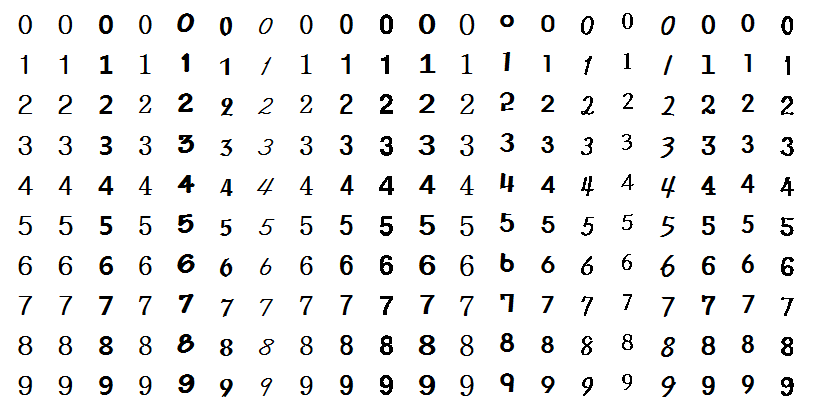
#> input picture Python/openCV/images/train_numbers.png, 813 x 411 px
$ jupyter execute --allow-errors KNN_number.ipynb
#> lines starting #> are read from the running program, lines starting #| are printed output that depends on the picture; after the words box and inside, x2 and y2 are one past the last pixel; in counts of white or black regions, pixels touching at a corner belong together
### Python/openCV/Common/knn.py
import numpy as np, cv2, pickle, gzip, os
from urllib.request import urlretrieve
import matplotlib.pyplot as plt

def find_value_position(img, direct):
    project = cv2.reduce(img, direct, cv2.REDUCE_AVG).ravel()
    p0, p1 = -1, -1                                                 # 초기값
    len = project.shape[0]                                   # 전체 길이
    for i in range(len):
        if p0 < 0 and project[i] < 250: p0 = i
        if p1 < 0 and project[len-i-1] < 250 : p1 = len-i-1
    return p0, p1

# 숫자 객체 셀 중심 배치
def place_middle(number, new_size):
    h, w = number.shape[:2]
    big = max(h, w)
    square = np.full((big, big), 255, np.float32)  # 실수 자료형

    dx, dy = np.subtract(big, (w,h))//2
    square[dy:dy + h, dx:dx + w] = number
    return cv2.resize(square, new_size).flatten()  # 크기변경 및 벡터변환 후 반환

def find_number(part):
    x0, x1 = find_value_position(part, 0)  # 수직 투영
    y0, y1 = find_value_position(part, 1)  # 수평 투영
    return part[y0:y1, x0:x1]

# [12 lines left out: function find_number2, not called in this run]

def get_cell(img, j, i, size):
    x, y = (j * size[0], i * size[1])  # 숫자칸 시작좌표
    return img[y:y + size[1], x:x + size[0]]

# [18 lines left out: functions load_mnist, graph_image, not called in this run]

### Python/openCV/KNN_number.ipynb
[cell 1]
import numpy as np , cv2
from Common.knn import find_number, place_middle, get_cell
import matplotlib.pyplot as plt

[cell 2]
size, K = (40, 40),  15                                 # 숫자 영상 크기
nclass, nsample = 10, 20                                # 그룹수, 그룹당 샘플수

[cell 3]
train_image = cv2.imread('images/train_numbers.png', cv2.IMREAD_GRAYSCALE)
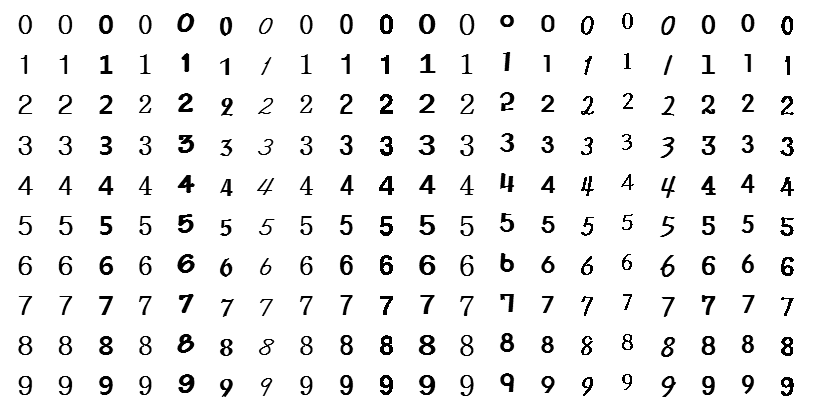
#> train_image: shape (411, 813); min 0, max 255, mean 238.9
if train_image is None: raise Exception("영상 파일 읽기 에러")
train_image = train_image[5:405, 6:806]
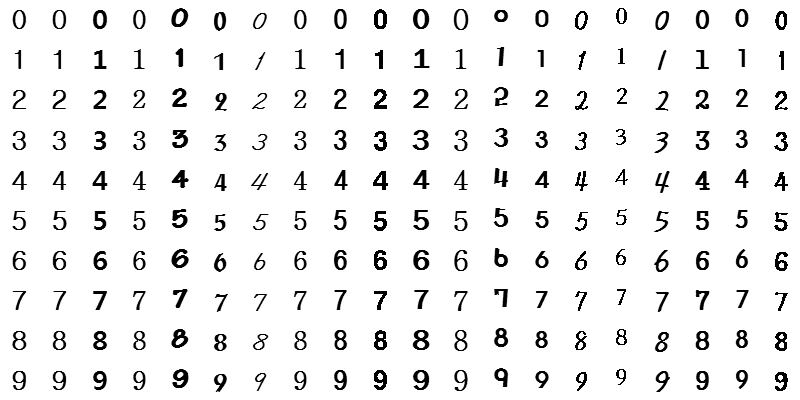
#> train_image: shape (400, 800); min 0, max 255, mean 238.2
cv2.threshold(train_image, 32, 255, cv2.THRESH_BINARY, train_image)
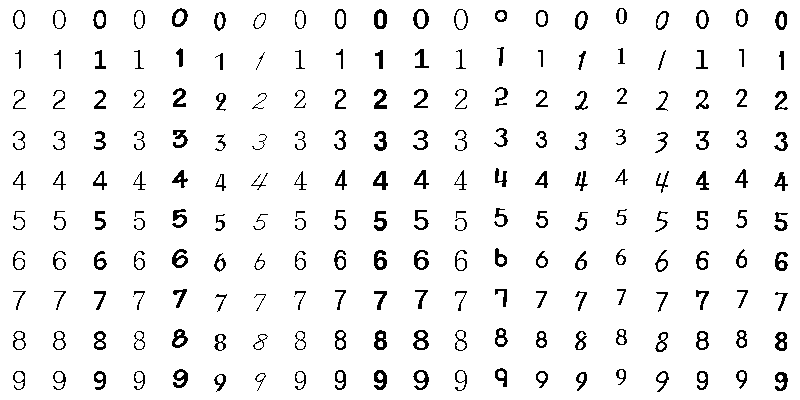
#> train_image: shape (400, 800); 94.4% white; black in thin lines or dots

[cell 4]
cells = [np.hsplit(row, nsample) for row in np.vsplit(train_image, nclass)]
#> cells = 10 items
nums = [find_number(c) for c in np.reshape(cells, (-1, 40, 40))]
#> in find_value_position, `project = cv2.reduce(img, direct, cv2.REDUCE_AVG).ravel()`: project = 40 values, max 255 at index 0, min 172 at index 14, mean 243.7
#> in find_value_position, `project = cv2.reduce(img, direct, cv2.REDUCE_AVG).ravel()`: img: shape (40, 40); 95.6% white; black in thin lines or dots, all inside (x1, y1, x2, y2) = (13, 10, 25, 29)
#> after the loop in find_value_position, `for i in range(len):`: p0 = 13; p1 = 24
#> in find_number, `x0, x1 = find_value_position(part, 0)`: x0 = 13; x1 = 24
#> in find_number, `y0, y1 = find_value_position(part, 1)`: y0 = 10; y1 = 28
#> in find_value_position (call 3), `project = cv2.reduce(img, direct, cv2.REDUCE_AVG).ravel()`: img: shape (40, 40); 95.6% white; black in thin lines or dots, all inside (x1, y1, x2, y2) = (13, 10, 26, 29)
#> in find_value_position (call 7), `project = cv2.reduce(img, direct, cv2.REDUCE_AVG).ravel()`: img: shape (40, 40); 95.9% white; black in thin lines or dots, all inside (x1, y1, x2, y2) = (14, 10, 25, 29)
#> in find_value_position (call 9), `project = cv2.reduce(img, direct, cv2.REDUCE_AVG).ravel()`: img: shape (40, 40); 91.1% white; 1 black region, box (x1, y1, x2, y2) and area: (12, 8, 28, 27) 143
#> in find_value_position (call 11), `project = cv2.reduce(img, direct, cv2.REDUCE_AVG).ravel()`: img: shape (40, 40); 93.4% white; black in thin lines or dots, all inside (x1, y1, x2, y2) = (14, 12, 26, 31)
#> in find_value_position (call 13), `project = cv2.reduce(img, direct, cv2.REDUCE_AVG).ravel()`: img: shape (40, 40); 96.9% white; black in thin lines or dots, all inside (x1, y1, x2, y2) = (13, 13, 26, 29)
#> in find_value_position (call 15), `project = cv2.reduce(img, direct, cv2.REDUCE_AVG).ravel()`: img: shape (40, 40); 95.9% white; black in thin lines or dots, all inside (x1, y1, x2, y2) = (15, 10, 26, 29)
#> in find_value_position (call 17), `project = cv2.reduce(img, direct, cv2.REDUCE_AVG).ravel()`: img: shape (40, 40); 94% white; black in thin lines or dots, all inside (x1, y1, x2, y2) = (15, 9, 26, 29)
#> in find_value_position (call 19), `project = cv2.reduce(img, direct, cv2.REDUCE_AVG).ravel()`: img: shape (40, 40); 90% white; 1 black region, box (x1, y1, x2, y2) and area: (14, 9, 27, 29) 160
#> in find_value_position (call 21), `project = cv2.reduce(img, direct, cv2.REDUCE_AVG).ravel()`: img: shape (40, 40); 91.3% white; 1 black region, box (x1, y1, x2, y2) and area: (13, 9, 29, 29) 139
#> in find_value_position (call 23), `project = cv2.reduce(img, direct, cv2.REDUCE_AVG).ravel()`: img: shape (40, 40); 94.9% white; black in thin lines or dots, all inside (x1, y1, x2, y2) = (14, 9, 28, 30)
#> in find_value_position (call 25), `project = cv2.reduce(img, direct, cv2.REDUCE_AVG).ravel()`: img: shape (40, 40); 95% white; black in thin lines or dots, all inside (x1, y1, x2, y2) = (15, 10, 27, 22)
#> in find_value_position (call 27), `project = cv2.reduce(img, direct, cv2.REDUCE_AVG).ravel()`: img: shape (40, 40); 94.5% white; black in thin lines or dots, all inside (x1, y1, x2, y2) = (16, 10, 28, 27)
#> in find_value_position (call 29), `project = cv2.reduce(img, direct, cv2.REDUCE_AVG).ravel()`: img: shape (40, 40); 93% white; black in thin lines or dots, all inside (x1, y1, x2, y2) = (15, 11, 28, 30)
#> in find_value_position (call 31), `project = cv2.reduce(img, direct, cv2.REDUCE_AVG).ravel()`: img: shape (40, 40); 94.8% white; black in thin lines or dots, all inside (x1, y1, x2, y2) = (16, 8, 27, 24)
#> in find_value_position (call 33), `project = cv2.reduce(img, direct, cv2.REDUCE_AVG).ravel()`: img: shape (40, 40); 94.2% white; black in thin lines or dots, all inside (x1, y1, x2, y2) = (16, 11, 29, 30)
#> in find_value_position (call 35), `project = cv2.reduce(img, direct, cv2.REDUCE_AVG).ravel()`: project = 40 values, max 255 at index 0, min 159 at index 18, mean 238.3
#> in find_value_position (call 35), `project = cv2.reduce(img, direct, cv2.REDUCE_AVG).ravel()`:
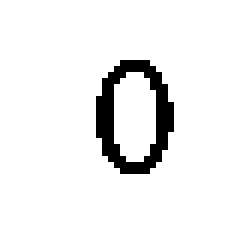
#> img: shape (40, 40) (shown 6 times larger); 93.4% white; black in thin lines or dots, all inside (x1, y1, x2, y2) = (16, 10, 29, 29)
#> after the loop in find_value_position (call 35), `for i in range(len):`: p0 = 16; p1 = 28
#> in find_value_position (call 37), `project = cv2.reduce(img, direct, cv2.REDUCE_AVG).ravel()`: project = 40 values, max 255 at index 0, min 166 at index 17, mean 239.6
#> in find_value_position (call 37), `project = cv2.reduce(img, direct, cv2.REDUCE_AVG).ravel()`:
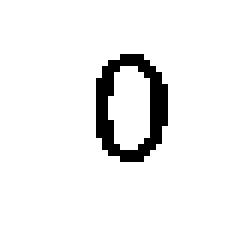
#> img: shape (40, 40) (shown 6 times larger); 93.9% white; black in thin lines or dots, all inside (x1, y1, x2, y2) = (16, 9, 28, 27)
#> after the loop in find_value_position (call 37), `for i in range(len):`: p0 = 16; p1 = 27
#> in find_value_position (call 39), `project = cv2.reduce(img, direct, cv2.REDUCE_AVG).ravel()`: project = 40 values, max 255 at index 0, min 147 at index 18, mean 234.3
#> in find_value_position (call 39), `project = cv2.reduce(img, direct, cv2.REDUCE_AVG).ravel()`:
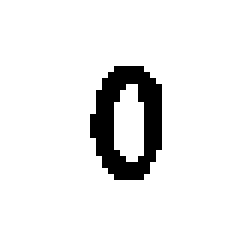
#> img: shape (40, 40) (shown 6 times larger); 91.9% white; 1 black region, box (x1, y1, x2, y2) and area: (15, 11, 27, 30) 130
#> after the loop in find_value_position (call 39), `for i in range(len):`: p0 = 15; p1 = 26
#> in find_number (call 21), `x0, x1 = find_value_position(part, 0)`: part: shape (40, 40); 97.4% white; black in thin lines or dots, all inside (x1, y1, x2, y2) = (15, 10, 21, 29)
#> in find_number (call 22), `x0, x1 = find_value_position(part, 0)`: part: shape (40, 40); 97.1% white; black in thin lines or dots, all inside (x1, y1, x2, y2) = (14, 10, 21, 29)
#> in find_number (call 23), `x0, x1 = find_value_position(part, 0)`: part: shape (40, 40); 94.3% white; 1 black region, box (x1, y1, x2, y2) and area: (15, 10, 26, 29) 91
#> in find_number (call 24), `x0, x1 = find_value_position(part, 0)`: part: shape (40, 40); 96.9% white; black in thin lines or dots, all inside (x1, y1, x2, y2) = (14, 10, 24, 29)
#> in find_number (call 25), `x0, x1 = find_value_position(part, 0)`: part: shape (40, 40); 94.8% white; 1 black region, box (x1, y1, x2, y2) and area: (16, 8, 23, 27) 83
#> in find_number (call 26), `x0, x1 = find_value_position(part, 0)`: part: shape (40, 40); 96.6% white; 1 black region, box (x1, y1, x2, y2) and area: (15, 13, 23, 30) 55
#> in find_number (call 27), `x0, x1 = find_value_position(part, 0)`: part: shape (40, 40); 98.6% white; black in thin lines or dots, all inside (x1, y1, x2, y2) = (16, 12, 25, 30)
#> in find_number (call 28), `x0, x1 = find_value_position(part, 0)`: part: shape (40, 40); 96.9% white; black in thin lines or dots, all inside (x1, y1, x2, y2) = (15, 10, 25, 29)
#> in find_number (call 29), `x0, x1 = find_value_position(part, 0)`: part: shape (40, 40); 96.7% white; black in thin lines or dots, all inside (x1, y1, x2, y2) = (16, 9, 23, 29)
#> in find_number (call 30), `x0, x1 = find_value_position(part, 0)`: part: shape (40, 40); 94.6% white; 1 black region, box (x1, y1, x2, y2) and area: (15, 10, 23, 29) 87
#> in find_number (call 31), `x0, x1 = find_value_position(part, 0)`: part: shape (40, 40); 93.1% white; 1 black region, box (x1, y1, x2, y2) and area: (15, 9, 29, 28) 110
#> in find_number (call 32), `x0, x1 = find_value_position(part, 0)`: part: shape (40, 40); 96.6% white; black in thin lines or dots, all inside (x1, y1, x2, y2) = (16, 9, 26, 29)
#> in find_number (call 33), `x0, x1 = find_value_position(part, 0)`: part: shape (40, 40); 95.9% white; 1 black region, box (x1, y1, x2, y2) and area: (17, 7, 24, 26) 66
#> in find_number (call 34), `x0, x1 = find_value_position(part, 0)`: part: shape (40, 40); 97.5% white; black in thin lines or dots, all inside (x1, y1, x2, y2) = (18, 10, 23, 27)
#> in find_number (call 35), `x0, x1 = find_value_position(part, 0)`: part: shape (40, 40); 96.3% white; black in thin lines or dots, all inside (x1, y1, x2, y2) = (18, 11, 26, 30)
#> in find_number (call 36), `x0, x1 = find_value_position(part, 0)`: part: shape (40, 40); 96.7% white; 1 black region, box (x1, y1, x2, y2) and area: (18, 8, 25, 24) 53
#> in find_number (call 37), `x0, x1 = find_value_position(part, 0)`: part: shape (40, 40); 97.5% white; black in thin lines or dots, all inside (x1, y1, x2, y2) = (18, 10, 26, 30)
#> in find_number (call 38), `x0, x1 = find_value_position(part, 0)`: x0 = 16; x1 = 27
#> in find_number (call 38), `x0, x1 = find_value_position(part, 0)`:
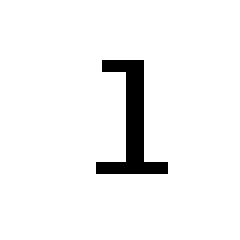
#> part: shape (40, 40) (shown 6 times larger); 94.8% white; 1 black region, box (x1, y1, x2, y2) and area: (16, 10, 28, 29) 83
#> in find_number (call 38), `y0, y1 = find_value_position(part, 1)`: y1 = 28
#> in find_number (call 39), `x0, x1 = find_value_position(part, 0)`: x0 = 19; x1 = 23
#> in find_number (call 39), `x0, x1 = find_value_position(part, 0)`:
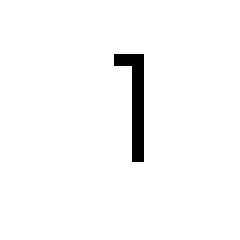
#> part: shape (40, 40) (shown 6 times larger); 97.4% white; black in thin lines or dots, all inside (x1, y1, x2, y2) = (19, 9, 24, 27)
#> in find_number (call 39), `y0, y1 = find_value_position(part, 1)`: y0 = 9; y1 = 26
#> in find_number (call 40), `x0, x1 = find_value_position(part, 0)`:
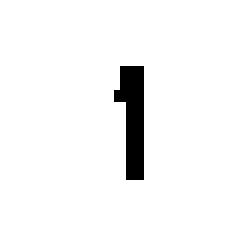
#> part: shape (40, 40) (shown 6 times larger); 95.9% white; 1 black region, box (x1, y1, x2, y2) and area: (19, 11, 24, 30) 65
#> in find_number (call 40), `y0, y1 = find_value_position(part, 1)`: y0 = 11; y1 = 29
#> nums = 200 items
trainData = np.array([place_middle(n, size) for n in nums])
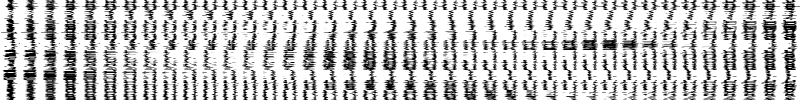
#> trainData: shape (200, 1600) float32 (shown at 1/2 size); min 0, max 255, mean 191.4
labels= np.array([ i for i in range(nclass) for j in range(nsample)], np.float32)

[cell 5]
print('cells 형태:', np.array(cells).shape)
#| cells 형태: (10, 20, 40, 40)
#> (the rest of this cell did not finish here and is left out)

[cell 6]
knn = cv2.ml.KNearest_create()
knn.train(trainData, cv2.ml.ROW_SAMPLE, labels)       # k-NN 학습 수행
#> Out = True
